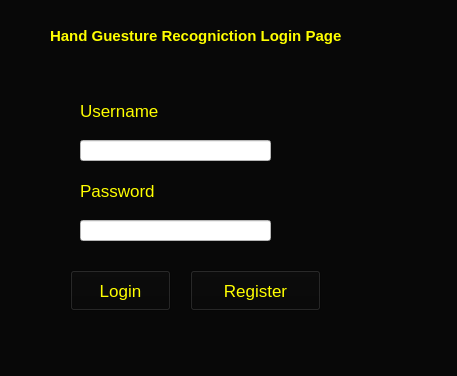
<?xml version="1.0" encoding="UTF-8"?>
<ui version="4.0">
 <class>MainWindow</class>
 <widget class="QMainWindow" name="MainWindow">
  <property name="geometry">
   <rect>
    <x>0</x>
    <y>0</y>
    <width>457</width>
    <height>376</height>
   </rect>
  </property>
  <property name="font">
   <font>
    <family>Segoe UI Symbol</family>
    <pointsize>11</pointsize>
   </font>
  </property>
  <property name="windowTitle">
   <string>Login Page</string>
  </property>
  <property name="styleSheet">
   <string notr="true">background-color: rgb(8, 8, 8);</string>
  </property>
  <widget class="QWidget" name="centralwidget">
   <widget class="QLabel" name="label_3">
    <property name="geometry">
     <rect>
      <x>50</x>
      <y>20</y>
      <width>351</width>
      <height>31</height>
     </rect>
    </property>
    <property name="font">
     <font>
      <family>Segoe UI</family>
      <pointsize>11</pointsize>
      <weight>75</weight>
      <bold>true</bold>
     </font>
    </property>
    <property name="styleSheet">
     <string notr="true">color: rgb(255, 255, 0);</string>
    </property>
    <property name="text">
     <string>Hand Guesture Recogniction Login Page</string>
    </property>
   </widget>
   <widget class="QLabel" name="Username">
    <property name="geometry">
     <rect>
      <x>80</x>
      <y>100</y>
      <width>101</width>
      <height>21</height>
     </rect>
    </property>
    <property name="font">
     <font>
      <family>Segoe UI</family>
      <pointsize>13</pointsize>
     </font>
    </property>
    <property name="styleSheet">
     <string notr="true">color: rgb(255, 255, 0);</string>
    </property>
    <property name="text">
     <string>Username</string>
    </property>
   </widget>
   <widget class="QLineEdit" name="TxtUsername">
    <property name="geometry">
     <rect>
      <x>80</x>
      <y>140</y>
      <width>191</width>
      <height>21</height>
     </rect>
    </property>
    <property name="styleSheet">
     <string notr="true">background-color: rgb(255, 255, 255);
color: rgb(0, 0, 0);</string>
    </property>
   </widget>
   <widget class="QLabel" name="Password">
    <property name="geometry">
     <rect>
      <x>80</x>
      <y>180</y>
      <width>101</width>
      <height>21</height>
     </rect>
    </property>
    <property name="font">
     <font>
      <family>Segoe UI</family>
      <pointsize>13</pointsize>
     </font>
    </property>
    <property name="styleSheet">
     <string notr="true">color: rgb(255, 255, 0);</string>
    </property>
    <property name="text">
     <string>Password</string>
    </property>
   </widget>
   <widget class="QLineEdit" name="TxtPasword">
    <property name="geometry">
     <rect>
      <x>80</x>
      <y>220</y>
      <width>191</width>
      <height>21</height>
     </rect>
    </property>
    <property name="styleSheet">
     <string notr="true">background-color: rgb(255, 255, 255);
color: rgb(0, 0, 0);</string>
    </property>
   </widget>
   <widget class="QPushButton" name="Login">
    <property name="geometry">
     <rect>
      <x>70</x>
      <y>270</y>
      <width>101</width>
      <height>41</height>
     </rect>
    </property>
    <property name="font">
     <font>
      <family>Segoe UI</family>
      <pointsize>13</pointsize>
     </font>
    </property>
    <property name="styleSheet">
     <string notr="true">color: rgb(255, 255, 0);</string>
    </property>
    <property name="text">
     <string>Login</string>
    </property>
   </widget>
   <widget class="QPushButton" name="Register">
    <property name="geometry">
     <rect>
      <x>190</x>
      <y>270</y>
      <width>131</width>
      <height>41</height>
     </rect>
    </property>
    <property name="font">
     <font>
      <family>Segoe UI</family>
      <pointsize>13</pointsize>
     </font>
    </property>
    <property name="styleSheet">
     <string notr="true">color: rgb(255, 255, 0);</string>
    </property>
    <property name="text">
     <string>Register</string>
    </property>
   </widget>
  </widget>
  <widget class="QMenuBar" name="menubar">
   <property name="geometry">
    <rect>
     <x>0</x>
     <y>0</y>
     <width>457</width>
     <height>21</height>
    </rect>
   </property>
  </widget>
  <widget class="QStatusBar" name="statusbar"/>
 </widget>
 <resources/>
 <connections/>
</ui>
